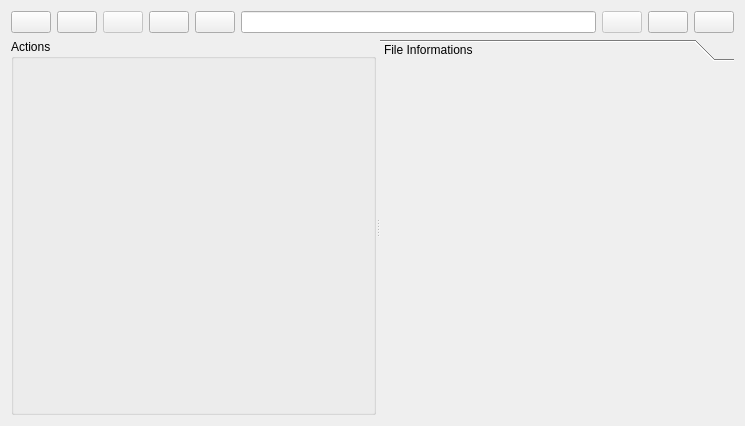
<ui version="4.0" >
 <class>MetafileWidget</class>
 <widget class="QWidget" name="MetafileWidget" >
  <property name="geometry" >
   <rect>
    <x>0</x>
    <y>0</y>
    <width>745</width>
    <height>426</height>
   </rect>
  </property>
  <property name="windowTitle" >
   <string>Form</string>
  </property>
  <layout class="QVBoxLayout" name="verticalLayout" >
   <item>
    <layout class="QHBoxLayout" name="horizontalLayout" >
     <item>
      <widget class="QPushButton" name="newTab" >
       <property name="toolTip" >
        <string>New Tab</string>
       </property>
       <property name="text" >
        <string/>
       </property>
       <property name="icon" >
        <iconset>
         <normaloff>../../media/file/new_tab.png</normaloff>../../media/file/new_tab.png</iconset>
       </property>
       <property name="iconSize" >
        <size>
         <width>32</width>
         <height>32</height>
        </size>
       </property>
      </widget>
     </item>
     <item>
      <widget class="QPushButton" name="back" >
       <property name="toolTip" >
        <string>Back</string>
       </property>
       <property name="text" >
        <string/>
       </property>
       <property name="icon" >
        <iconset>
         <normaloff>../../media/file/back.png</normaloff>../../media/file/back.png</iconset>
       </property>
       <property name="iconSize" >
        <size>
         <width>32</width>
         <height>32</height>
        </size>
       </property>
      </widget>
     </item>
     <item>
      <widget class="QPushButton" name="next" >
       <property name="enabled" >
        <bool>false</bool>
       </property>
       <property name="toolTip" >
        <string>Next</string>
       </property>
       <property name="text" >
        <string/>
       </property>
       <property name="icon" >
        <iconset>
         <normaloff>../../media/file/next.png</normaloff>../../media/file/next.png</iconset>
       </property>
       <property name="iconSize" >
        <size>
         <width>32</width>
         <height>32</height>
        </size>
       </property>
      </widget>
     </item>
     <item>
      <widget class="QPushButton" name="up" >
       <property name="toolTip" >
        <string>Up</string>
       </property>
       <property name="text" >
        <string/>
       </property>
       <property name="icon" >
        <iconset>
         <normaloff>../../media/file/up.png</normaloff>../../media/file/up.png</iconset>
       </property>
       <property name="iconSize" >
        <size>
         <width>32</width>
         <height>32</height>
        </size>
       </property>
      </widget>
     </item>
     <item>
      <widget class="QPushButton" name="home" >
       <property name="toolTip" >
        <string>Home</string>
       </property>
       <property name="text" >
        <string/>
       </property>
       <property name="icon" >
        <iconset>
         <normaloff>../../media/file/home.png</normaloff>../../media/file/home.png</iconset>
       </property>
       <property name="iconSize" >
        <size>
         <width>32</width>
         <height>32</height>
        </size>
       </property>
      </widget>
     </item>
     <item>
      <widget class="QLineEdit" name="url" />
     </item>
     <item>
      <widget class="QPushButton" name="editThis" >
       <property name="enabled" >
        <bool>false</bool>
       </property>
       <property name="toolTip" >
        <string>Edit</string>
       </property>
       <property name="text" >
        <string/>
       </property>
       <property name="icon" >
        <iconset>
         <normaloff>../../media/file/edit.png</normaloff>../../media/file/edit.png</iconset>
       </property>
       <property name="iconSize" >
        <size>
         <width>32</width>
         <height>32</height>
        </size>
       </property>
       <property name="checkable" >
        <bool>false</bool>
       </property>
      </widget>
     </item>
     <item>
      <widget class="QPushButton" name="detach" >
       <property name="toolTip" >
        <string>Detach</string>
       </property>
       <property name="text" >
        <string/>
       </property>
       <property name="icon" >
        <iconset>
         <normaloff>../../media/file/detach.png</normaloff>../../media/file/detach.png</iconset>
       </property>
       <property name="iconSize" >
        <size>
         <width>32</width>
         <height>32</height>
        </size>
       </property>
      </widget>
     </item>
     <item>
      <widget class="QPushButton" name="close" >
       <property name="toolTip" >
        <string>Close</string>
       </property>
       <property name="text" >
        <string/>
       </property>
       <property name="icon" >
        <iconset>
         <normaloff>../../media/file/close.png</normaloff>../../media/file/close.png</iconset>
       </property>
       <property name="iconSize" >
        <size>
         <width>32</width>
         <height>32</height>
        </size>
       </property>
      </widget>
     </item>
    </layout>
   </item>
   <item>
    <widget class="QSplitter" name="splitter" >
     <property name="orientation" >
      <enum>Qt::Horizontal</enum>
     </property>
     <widget class="QGroupBox" name="actions" >
      <property name="title" >
       <string>Actions</string>
      </property>
     </widget>
     <widget class="QToolBox" name="metaInfo" >
      <property name="currentIndex" >
       <number>0</number>
      </property>
      <widget class="QWidget" name="fileInfo" >
       <property name="geometry" >
        <rect>
         <x>0</x>
         <y>0</y>
         <width>367</width>
         <height>178</height>
        </rect>
       </property>
       <attribute name="label" >
        <string>File Informations</string>
       </attribute>
      </widget>
     </widget>
    </widget>
   </item>
  </layout>
 </widget>
 <resources/>
 <connections/>
</ui>
